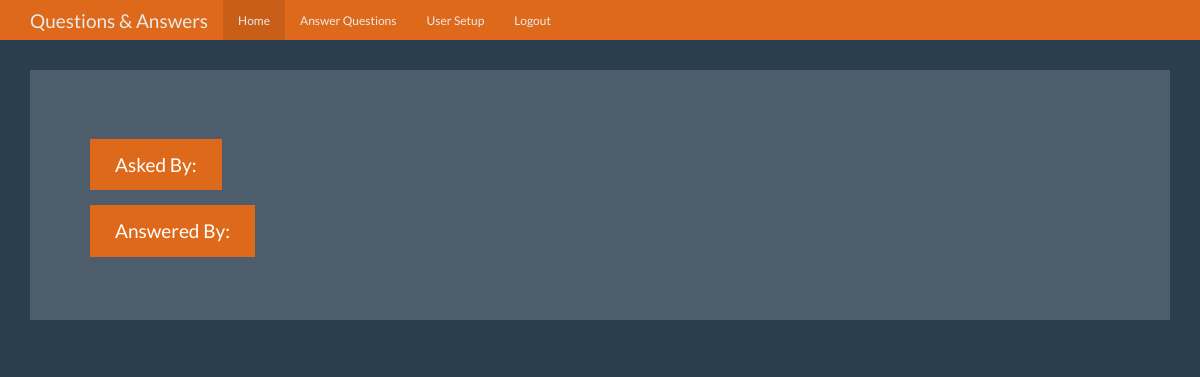
The page /question/3 (signed in) on the database as committed earlier.
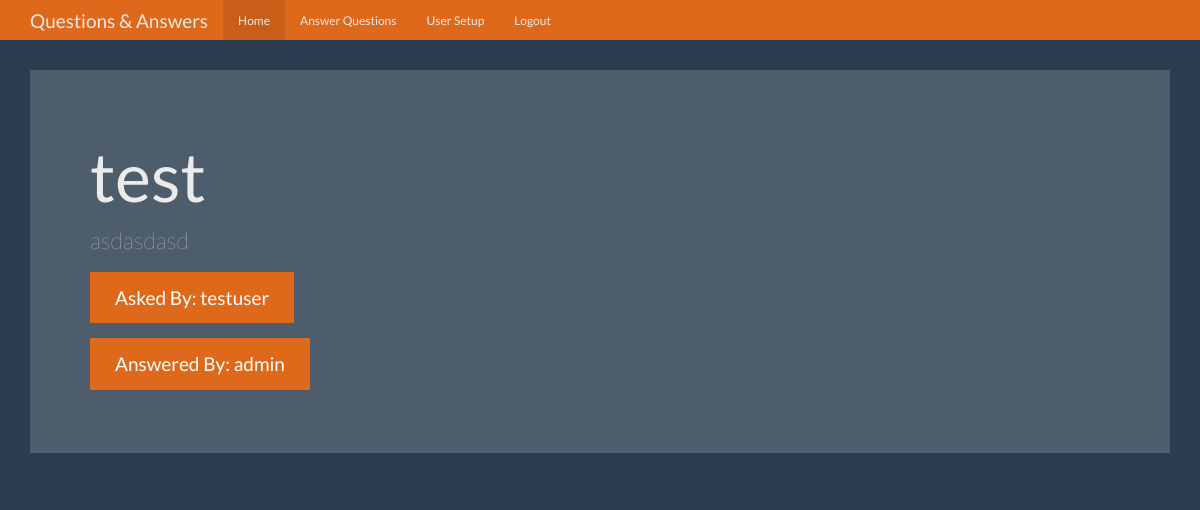
The same page on the database as committed later.
### tables this page shows
CREATE TABLE questions
(
    id          integer primary key autoincrement,
    question    text not null,
    answer_text text,
    asked_by_id text not null,
    expert_id   text not null
);

CREATE TABLE users
(
    id       integer primary key autoincrement,
    name     text    not null,
    password text    not null,
    expert   boolean not null,
    admin    boolean not null
);

### app.py (the view)
@app.route('/question/<int:question_id>')
def question(question_id):
    user = get_current_user()
    db = database.get_db()
    q_cur = db.execute('''
        select
        questions.question as text,
        questions.answer_text as answer,
        users_experts.name as expert_name,
        users_asked_by.name as asked_by_name
        from questions
        join users as users_asked_by on users_asked_by.id = questions.asked_by_id
        join users as users_experts on users_experts.id = questions.expert_id
        where questions.id = ?
    ''', [question_id])
    question_data = q_cur.fetchone()
    print(question_data)
    return render_template('pages/question.html', head_title='Question', user=user, question=question_data)

### app.py (called while the page is built)
def get_current_user():
    user_result = None
    if 'user' in session:
        user = session['user']
        db = database.get_db()
        user_cur = db.execute('select * from users where name = ?', [user])
        user_result = user_cur.fetchone()
    return user_result

### database.py (called while the page is built)
def connect_db():
    conn = sqlite3.connect(settings.SQLITE_DB_PATH)
    conn.row_factory = DbRow
    return conn

def get_db():
    if not hasattr(g, 'sqlite_db'):
        g.sqlite_db = connect_db()
    return g.sqlite_db

    def __repr__(self):
        return f'{type(self).__name__}({dict(self)})'

### templates/pages/question.html
{% extends 'base.html' %}
{% block content %}
    <div class="container theme-showcase" role="main">
      <div class="jumbotron">
        <h1>{{ question.text }}</h1>
        <p>{{ question.answer }}</p>
        <p><a class="btn btn-primary btn-lg">Asked By: {{ question.asked_by_name }}</a></p>
        <p><a class="btn btn-primary btn-lg">Answered By: {{ question.expert_name }}</a></p>
      </div>
    </div>
{% endblock %}

Rows that differ between the two databases and show on the page:
added questions: text "test", answer "asdasdasd"
now on this page (row unchanged): users: asked_by_name "testuser"
now on this page (row unchanged): users: expert_name "admin"
